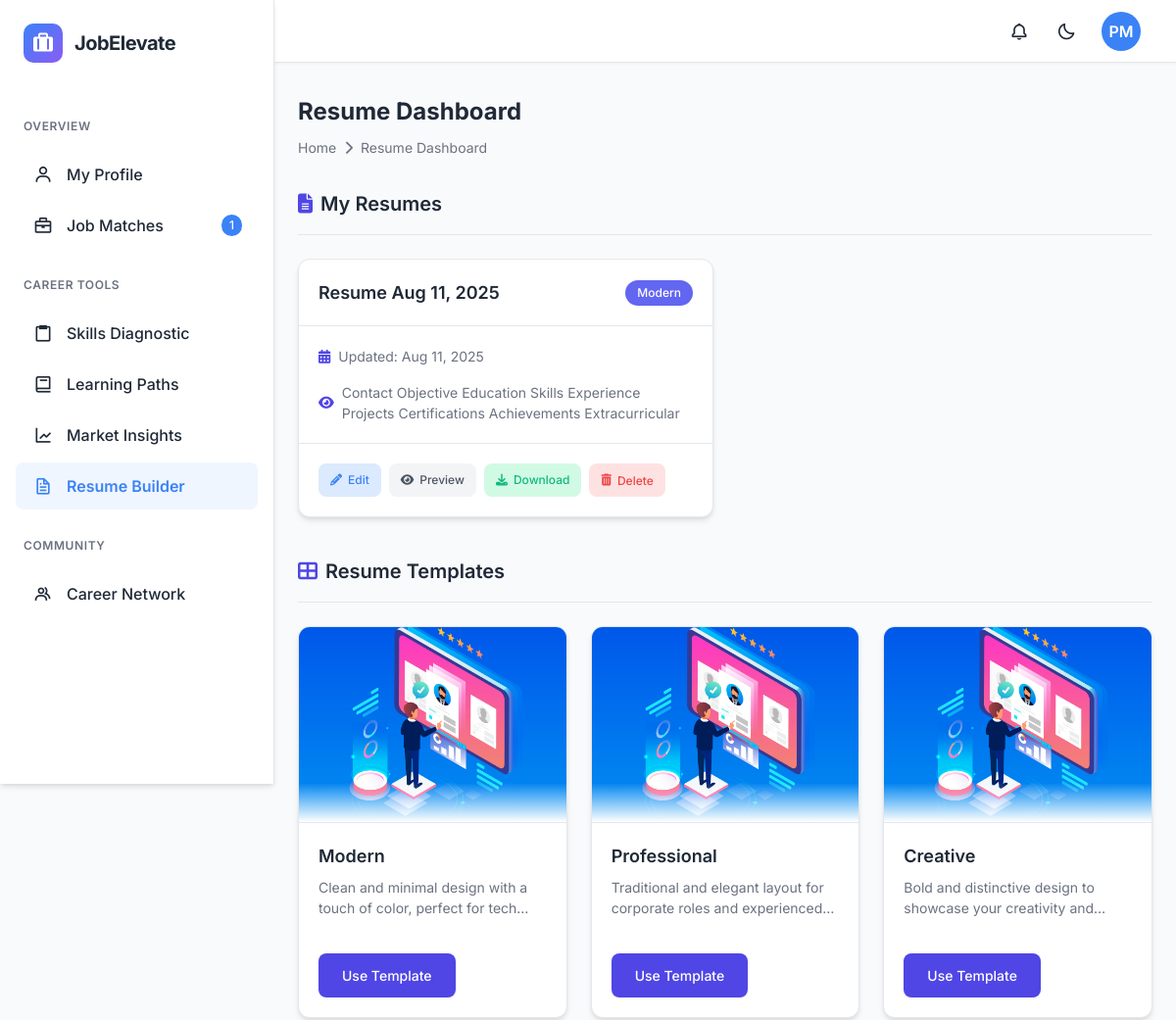
The app's page /resume_builder/ (signed in, upper part), older data.
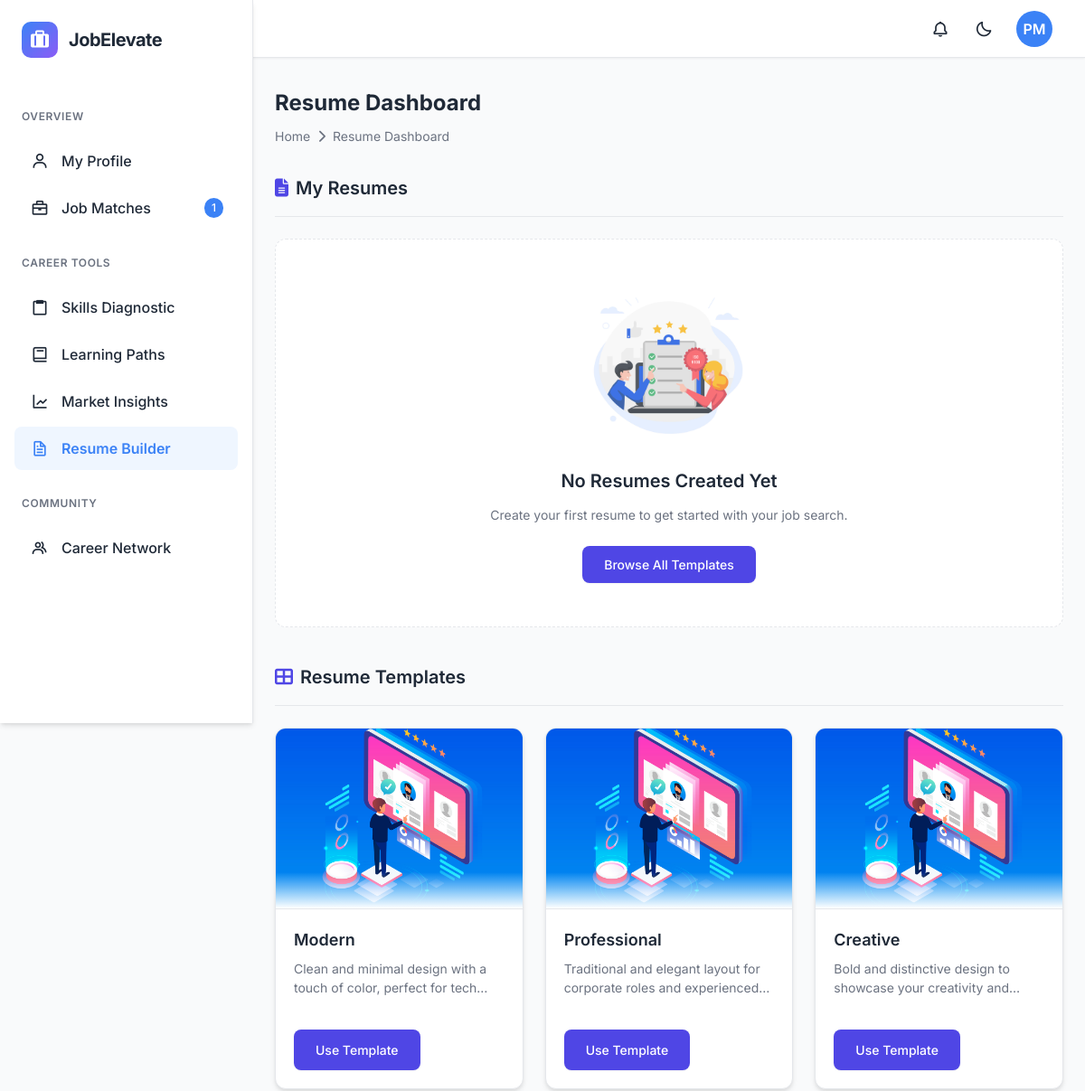
The same page, newer data.
### resume_builder/models.py (models this page shows, shortened)
class Resume(models.Model):
    STATUS_CHOICES = [
        ('draft', 'Draft'),
        ('published', 'Published'),
    ]
    user = models.ForeignKey(User, on_delete=models.CASCADE, related_name='resumes')
    template = models.ForeignKey(ResumeTemplate, on_delete=models.CASCADE, related_name='used_in_resumes')
    title = models.CharField(max_length=255)
    status = models.CharField(max_length=20, choices=STATUS_CHOICES, default='draft')
    primary_color = ColorField(default='#1565C0')
    secondary_color = ColorField(default='#03A9F4')
    font_family = models.CharField(max_length=100, default='Roboto, sans-serif')
    show_contact = models.BooleanField(default=True)
    show_links = models.BooleanField(default=True)
    show_objective = models.BooleanField(default=True)
    show_education = models.BooleanField(default=True)
    show_skills = models.BooleanField(default=True)
    show_experience = models.BooleanField(default=True)
    show_projects = models.BooleanField(default=True)
    show_certifications = models.BooleanField(default=True)
    show_achievements = models.BooleanField(default=True)
    show_extracurricular = models.BooleanField(default=True)
    pdf_file = models.FileField(upload_to='resume_pdfs/', blank=True, null=True)
    created_at = models.DateTimeField(auto_now_add=True)
    updated_at = models.DateTimeField(auto_now=True)
    last_downloaded = models.DateTimeField(blank=True, null=True)
    download_count = models.IntegerField(default=0)
    class Meta:
        ordering = ['-updated_at']

class ResumeTemplate(models.Model):
    name = models.CharField(max_length=100)
    description = models.TextField()
    preview_image = models.ImageField(upload_to='resume_templates/')
    html_structure = models.TextField()
    css_structure = models.TextField()
    is_active = models.BooleanField(default=True)
    created_at = models.DateTimeField(auto_now_add=True)
    updated_at = models.DateTimeField(auto_now=True)

### resume_builder/views.py (the view)
# urls.py: path('', views.resume_dashboard, name='resume_builder'),
@login_required
def resume_dashboard(request):
    user = request.user
    full_name = user.full_name.strip() if user.full_name else ""
    name_parts = full_name.split()
    if len(name_parts) >= 2:
        initials = name_parts[0][0].upper() + name_parts[-1][0].upper()
    elif len(name_parts) == 1:
        initials = name_parts[0][0].upper()
    else:
        initials = "US"
    user_resumes = Resume.objects.filter(user=user)
    resume_templates = ResumeTemplate.objects.filter(is_active=True)
    context = {
        'user_resumes': user_resumes,
        'resume_templates': resume_templates,
        'user_initials': initials,
    }
    return render(request, 'resume_builder/dashboard.html', context)

### accounts/models.py (called while the page is built)
    def get_skills_list(self):
        return [skill.strip() for skill in self.technical_skills.split(',')] if self.technical_skills else []

### backend/context_processors.py (called while the page is built)
def user_initials(request):
    if request.user.is_authenticated:
        full_name = request.user.full_name.strip() if request.user.full_name else ""
        name_parts = full_name.split()
        if len(name_parts) >= 2:
            initials = name_parts[0][0].upper() + name_parts[-1][0].upper()
        elif len(name_parts) == 1:
            initials = name_parts[0][0].upper()
        else:
            initials = "US"
    else:
        initials = "US"
    return {
        'user_initials': initials
    }

### dashboard/context_processors.py (called while the page is built)
def dashboard_context(request):
    context = {}
    if request.user.is_authenticated:
        user = request.user
        full_name = user.full_name.strip() if user.full_name else ""
        name_parts = full_name.split()
        if len(name_parts) >= 2:
            initials = name_parts[0][0].upper() + name_parts[-1][0].upper()
        elif len(name_parts) == 1:
            initials = name_parts[0][0].upper()
        else:
            initials = "US"
        job_match_count = user.get_job_matches_count()
        context.update({
            'user_initials': initials,
            'job_match_count': job_match_count,
        })
    return context

### resume_builder/templates/resume_builder/dashboard.html (shortened to what this page needs)
{% extends 'dashboard/base.html' %}
{% load static %}
{% block content %}
<head>
    <link rel="stylesheet" href="https://cdnjs.cloudflare.com/ajax/libs/font-awesome/6.4.0/css/all.min.css">
</head>
<body>
   <div class="resume-dashboard-container">
    <header class="page-header">
        <h1 class="page-title">Resume Dashboard</h1>
        <div class="breadcrumb">
            <div class="breadcrumb-item">
                <a href="{% url 'dashboard:home' %}" class="breadcrumb-link">Home</a>
            </div>
            <i class="fas fa-chevron-right"></i>
            <div class="breadcrumb-item">Resume Dashboard</div>
        </div>
    </header>
    <section class="content-section">
        <div class="section-header">
            <h2 class="section-title"><i class="fas fa-file-alt"></i> My Resumes</h2>
        </div>
        {% if user_resumes %}
        <div class="resume-grid">
            {% for resume in user_resumes %}
            <div class="resume-card" data-id="{{ resume.id }}">
                <div class="resume-card-header">
                    <h4>{{ resume.title }}</h4>
                    <span class="resume-template-badge">{{ resume.template.name }}</span>
                </div>
                <div class="resume-card-body">
                    <div class="resume-stats">
                        <div class="resume-stat">
                            <i class="fas fa-calendar-alt"></i>
                            <span>Updated: {{ resume.updated_at|date:"M d, Y" }}</span>
                        </div>
                        <div class="resume-stat">
                            <i class="fas fa-eye"></i>
                            <span>
                                {{ resume.show_contact|yesno:"Contact," }}
                                {{ resume.show_objective|yesno:"Objective," }}
                                {{ resume.show_education|yesno:"Education," }}
                                {{ resume.show_skills|yesno:"Skills," }}
                                {{ resume.show_experience|yesno:"Experience," }}
                                {{ resume.show_projects|yesno:"Projects," }}
                                {{ resume.show_certifications|yesno:"Certifications," }}
                                {{ resume.show_achievements|yesno:"Achievements," }}
                                {{ resume.show_extracurricular|yesno:"Extracurricular," }}
                            </span>
                        </div>
                    </div>
                </div>
                <div class="resume-card-actions">
                    <a href="{% url 'resume_builder:edit_resume' resume.id %}" class="btn-action btn-edit">
                        <i class="fas fa-pencil-alt"></i> Edit
                    </a>
                    <a href="{% url 'resume_builder:preview_resume' resume.id %}" class="btn-action btn-preview">
                        <i class="fas fa-eye"></i> Preview
                    </a>
                    <a href="{% url 'resume_builder:download_resume' resume.id %}" class="btn-action btn-download">
                        <i class="fas fa-download"></i> Download
                    </a>
                    <button class="btn-action btn-delete" data-resume-id="{{ resume.id }}">
                        <i class="fas fa-trash-alt"></i> Delete
                    </button>
                </div>
            </div>
            {% endfor %}
        </div>
        {% else %}
        <div class="empty-state">
            <img src="{% static 'images/empty-resume.png' %}" alt="No Resumes" class="empty-state-image">
            <h3>No Resumes Created Yet</h3>
            <p>Create your first resume to get started with your job search.</p>
            <button id="browse-templates-btn" class="btn-primary">Browse All Templates</button>
        </div>
        {% endif %}
    </section>
    <section class="content-section">
        <div class="section-header">
            <h2 class="section-title"><i class="fas fa-th-large"></i> Resume Templates</h2>
        </div>
        <div class="template-grid">
            {% for template in resume_templates %}
                <div class="template-card">
                    <div class="template-preview">
                      {% if template.preview_image %}
                          <img src="{{ template.preview_image.url }}" alt="{{ template.name }} Template Preview">
                      {% else %}
                          <img src="{% static 'images/template-default.png' %}" alt="{{ template.name }} Template Preview">
                      {% endif %}
                    </div>
                    <div class="template-info">
                        <h4>{{ template.name }}</h4>
                        <p>{{ template.description }}</p>
                    </div>
                    <div class="template-actions">
                        <a href="{% url 'resume_builder:create_resume' %}?template_id={{ template.id }}" class="btn-primary use-template-btn">Use Template</a>
                    </div>
                </div>
            {% empty %}
                <p>No resume templates available.</p>
            {% endfor %}
        </div>
    </section>
</div>
{% endblock %}

### dashboard/templates/dashboard/base.html (shortened to what this page needs)
<!DOCTYPE html>
<html lang="en" data-theme="light">
<head>
    <link href="https://unpkg.com/boxicons@2.1.4/css/boxicons.min.css" rel="stylesheet">
</head>
<body>
    <nav class="sidebar">
        <div class="sidebar-header">
            <div class="logo">
                <div class="logo-icon">
                    <i class='bx bxs-briefcase-alt'></i>
                </div>
                <span class="logo-text">JobElevate</span>
            </div>
        </div>
        <ul class="nav-links">
            <span class="nav-section-title">Overview</span>
            <li class="nav-item">
            <a href="{% url 'dashboard:profile' %}" class="nav-link">
                    <i class="bx bx-user"></i>
                    <span class="nav-text">My Profile</span>
            </a>
            </li>
            <li class="nav-item">
            <a href="{% url 'jobs:job_listings' %}" class="nav-link">
                    <i class="bx bx-briefcase"></i>
                    <span class="nav-text">Job Matches</span>
                    {% if job_match_count > 0 %}
                        <span class="nav-badge">{{ job_match_count }}</span>
                    {% endif %}
                </a>
            </li>
            <span class="nav-section-title">Career Tools</span>
            <li class="nav-item">
                <a href="{% url 'assessments:assessment' %}" class="nav-link">
                    <i class="bx bx-clipboard"></i>
                    <span class="nav-text">Skills Diagnostic</span>
                </a>
            </li>
            <li class="nav-item">
                <a href="{% url 'learning:learning' %}" class="nav-link">
                    <i class="bx bx-book"></i>
                    <span class="nav-text">Learning Paths</span>
                </a>
            </li>
            <li class="nav-item">
                <a href="{% url 'jobs:job_analytics' %}" class="nav-link">
                    <i class="bx bx-line-chart"></i>
                    <span class="nav-text">Market Insights</span>
                </a>
            </li>
            <li class="nav-item">
                <a href="{% url 'resume_builder:resume_builder' %}" class="nav-link">
                    <i class="bx bx-file"></i>
                    <span class="nav-text">Resume Builder</span>
                </a>
            </li>
            <span class="nav-section-title">Community</span>
            <li class="nav-item">
        <a href="{% url 'community:community' %}?section=home" class="nav-link">
            <i class="bx bx-group"></i>
            <span class="nav-text">Career Network</span>
        </a>
        </li>
        </ul>
    </nav>
    <nav class="navbar">
        <div class="navbar-right">
            <div class="navbar-actions">
                <button class="action-button">
                    <i class="bx bx-bell"></i>
                </button>
                <button class="action-button theme-toggle">
                    <i class="bx bx-moon"></i>
                </button>
            </div>
            <div class="user-menu">
            <button class="user-button" id="user-menu-button">
                <div class="user-avatar">
                    {{ user_initials }}
                </div>
            </button>
            </div>
        </div>
    </nav>
    <div class="main-content">
        {% block content %}{% endblock %}
    </div>
</body>
</html>

Row changes from the older to the newer data that the page shows:
removed Resume: title "Resume Aug 11, 2025", template.name "Modern", updated_at "Aug 11, 2025", show_contact "Contact", show_objective "Objective", show_education "Education", show_skills "Skills", show_experience "Experience", show_projects "Projects", show_certifications "Certifications", show_achievements "Achievements", show_extracurricular "Extracurricular"
Text that changed along with them:
text now shown: "No Resumes Created Yet Create your first resume to get started with your job search. Browse All Templates"
